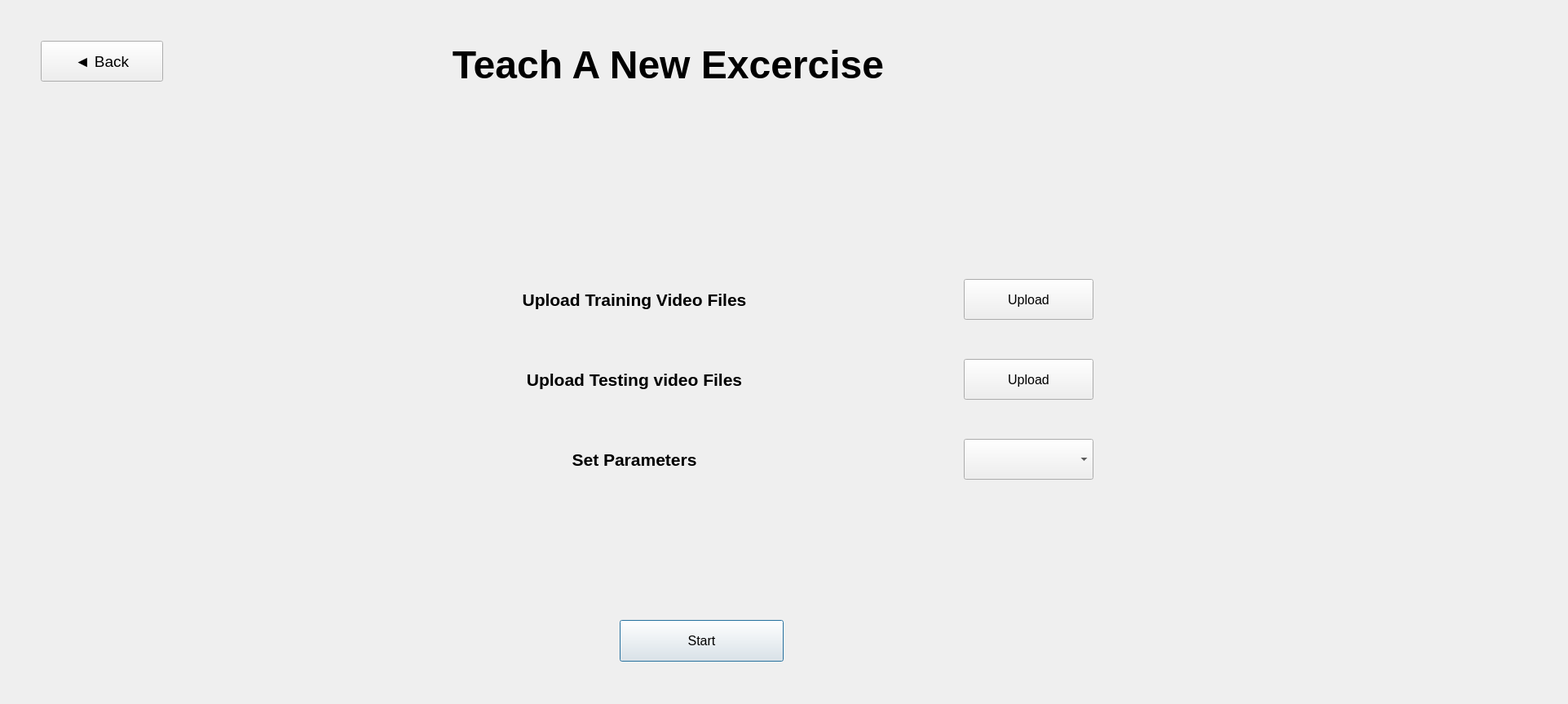
<?xml version="1.0" encoding="UTF-8"?>
<ui version="4.0">
 <class>Dialog</class>
 <widget class="QDialog" name="Dialog">
  <property name="geometry">
   <rect>
    <x>0</x>
    <y>0</y>
    <width>1923</width>
    <height>863</height>
   </rect>
  </property>
  <property name="windowTitle">
   <string>Dialog</string>
  </property>
  <widget class="QLabel" name="label">
   <property name="enabled">
    <bool>true</bool>
   </property>
   <property name="geometry">
    <rect>
     <x>10</x>
     <y>20</y>
     <width>1619</width>
     <height>119</height>
    </rect>
   </property>
   <property name="font">
    <font>
     <pointsize>36</pointsize>
     <weight>75</weight>
     <bold>true</bold>
    </font>
   </property>
   <property name="autoFillBackground">
    <bool>false</bool>
   </property>
   <property name="text">
    <string>Teach A New Excercise</string>
   </property>
   <property name="alignment">
    <set>Qt::AlignCenter</set>
   </property>
  </widget>
  <widget class="QPushButton" name="startButton">
   <property name="geometry">
    <rect>
     <x>760</x>
     <y>760</y>
     <width>201</width>
     <height>51</height>
    </rect>
   </property>
   <property name="font">
    <font>
     <pointsize>12</pointsize>
    </font>
   </property>
   <property name="text">
    <string>Start</string>
   </property>
  </widget>
  <widget class="QPushButton" name="backButton">
   <property name="geometry">
    <rect>
     <x>50</x>
     <y>50</y>
     <width>150</width>
     <height>50</height>
    </rect>
   </property>
   <property name="font">
    <font>
     <pointsize>14</pointsize>
    </font>
   </property>
   <property name="text">
    <string>◄ Back</string>
   </property>
  </widget>
  <widget class="QWidget" name="gridLayoutWidget">
   <property name="geometry">
    <rect>
     <x>380</x>
     <y>300</y>
     <width>961</width>
     <height>332</height>
    </rect>
   </property>
   <layout class="QGridLayout" name="gridLayout" columnstretch="100,20,0">
    <item row="2" column="0">
     <widget class="QLabel" name="label_4">
      <property name="font">
       <font>
        <pointsize>16</pointsize>
        <weight>75</weight>
        <bold>true</bold>
       </font>
      </property>
      <property name="text">
       <string>Set Parameters</string>
      </property>
      <property name="alignment">
       <set>Qt::AlignCenter</set>
      </property>
     </widget>
    </item>
    <item row="0" column="1">
     <widget class="QPushButton" name="trainingbutton">
      <property name="enabled">
       <bool>true</bool>
      </property>
      <property name="sizePolicy">
       <sizepolicy hsizetype="Minimum" vsizetype="Fixed">
        <horstretch>0</horstretch>
        <verstretch>0</verstretch>
       </sizepolicy>
      </property>
      <property name="minimumSize">
       <size>
        <width>0</width>
        <height>50</height>
       </size>
      </property>
      <property name="sizeIncrement">
       <size>
        <width>0</width>
        <height>0</height>
       </size>
      </property>
      <property name="baseSize">
       <size>
        <width>200</width>
        <height>0</height>
       </size>
      </property>
      <property name="font">
       <font>
        <pointsize>12</pointsize>
       </font>
      </property>
      <property name="text">
       <string>Upload</string>
      </property>
      <property name="autoDefault">
       <bool>true</bool>
      </property>
     </widget>
    </item>
    <item row="0" column="0">
     <widget class="QLabel" name="label_2">
      <property name="font">
       <font>
        <pointsize>16</pointsize>
        <weight>75</weight>
        <bold>true</bold>
       </font>
      </property>
      <property name="text">
       <string>Upload Training Video Files</string>
      </property>
      <property name="alignment">
       <set>Qt::AlignCenter</set>
      </property>
     </widget>
    </item>
    <item row="1" column="0">
     <widget class="QLabel" name="label_3">
      <property name="font">
       <font>
        <pointsize>16</pointsize>
        <weight>75</weight>
        <bold>true</bold>
       </font>
      </property>
      <property name="text">
       <string>Upload Testing video Files</string>
      </property>
      <property name="alignment">
       <set>Qt::AlignCenter</set>
      </property>
     </widget>
    </item>
    <item row="2" column="1">
     <widget class="QComboBox" name="comboBox">
      <property name="minimumSize">
       <size>
        <width>0</width>
        <height>50</height>
       </size>
      </property>
      <property name="sizeAdjustPolicy">
       <enum>QComboBox::AdjustToMinimumContentsLengthWithIcon</enum>
      </property>
      <property name="iconSize">
       <size>
        <width>20</width>
        <height>20</height>
       </size>
      </property>
     </widget>
    </item>
    <item row="1" column="1">
     <widget class="QPushButton" name="testingbutton">
      <property name="minimumSize">
       <size>
        <width>0</width>
        <height>50</height>
       </size>
      </property>
      <property name="font">
       <font>
        <pointsize>12</pointsize>
       </font>
      </property>
      <property name="text">
       <string>Upload</string>
      </property>
     </widget>
    </item>
   </layout>
  </widget>
 </widget>
 <resources/>
 <connections/>
</ui>
